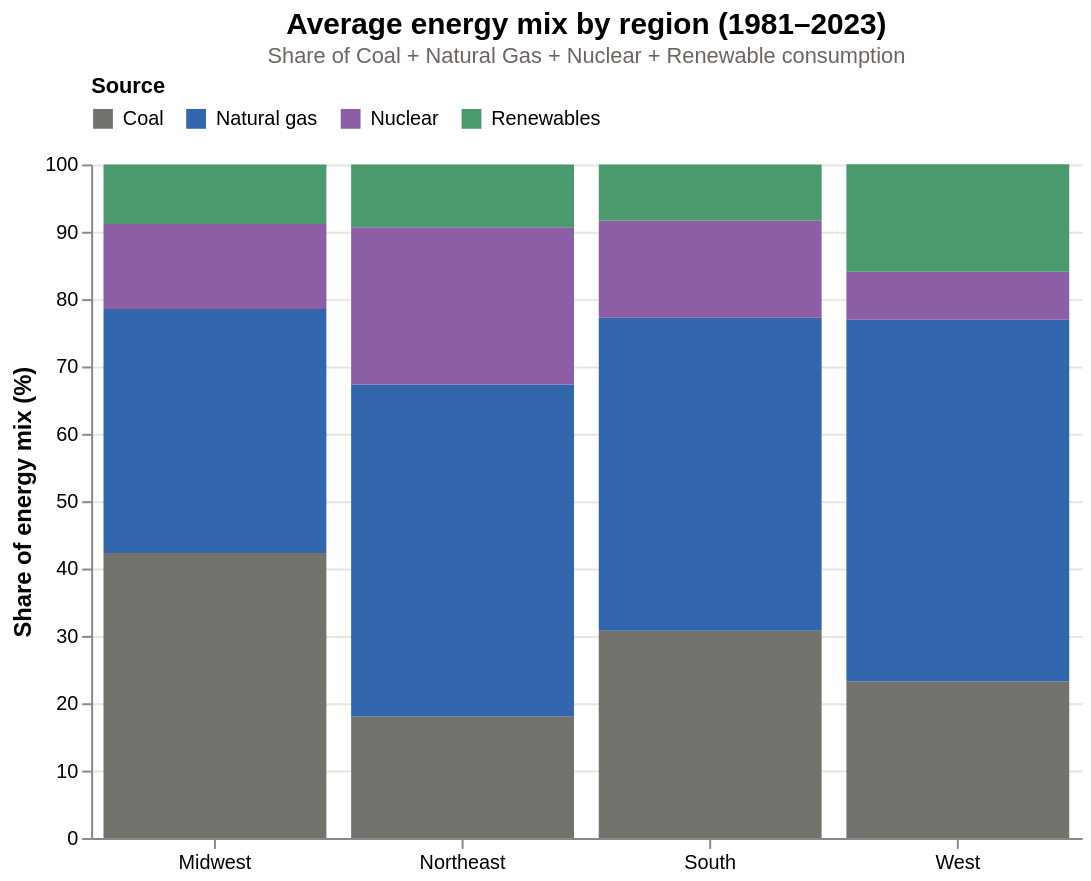

Here is the notebook cell this chart was saved with:
### Code cell
import altair as alt
import pandas as pd

regions = ['Midwest', 'Northeast', 'South', 'West']

data = pd.DataFrame([
    {'Region': r, 'Source': s, 'Share': v, 'Abs': a}
    for r, coal, gas, nuc, ren, ac, ag, an, ar in [
        ('Midwest',   42.30, 36.22, 12.62,  8.86, 556696, 476617, 166021, 116624),
        ('Northeast', 18.06, 49.25, 23.35,  9.33, 159576, 435162, 206312,  82450),
        ('South',     30.76, 46.46, 14.41,  8.37, 449986, 679733, 210810, 122450),
        ('West',      23.24, 53.71,  7.12, 15.94, 171015, 395218,  52380, 117271),
    ]
    for s, v, a in [
        ('Coal', coal, ac),
        ('Natural gas', gas, ag),
        ('Nuclear', nuc, an),
        ('Renewables', ren, ar),
    ]
])

color_scale = alt.Scale(
    domain=['Coal', 'Natural gas', 'Nuclear', 'Renewables'],
    range=['#73726c', '#3266ad', '#8b5ea5', '#4a9a6e']
)

order = ['Coal', 'Natural gas', 'Nuclear', 'Renewables']

chart = (
    alt.Chart(data)
    .mark_bar()
    .encode(
        x=alt.X('Region:N', title=None, axis=alt.Axis(labelAngle=0)),
        y=alt.Y('Share:Q', title='Share of energy mix (%)', stack='zero', scale=alt.Scale(domain=[0, 100])),
        color=alt.Color('Source:N', scale=color_scale,
                        sort=order,
                        legend=alt.Legend(title='Source', orient='top')),
        order=alt.Order('Source:N', sort='ascending'),
        tooltip=[
            alt.Tooltip('Region:N', title='Region'),
            alt.Tooltip('Source:N', title='Source'),
            alt.Tooltip('Share:Q', title='Share (%)', format='.1f'),
            alt.Tooltip('Abs:Q', title='Avg (bil. Btu)', format=',.0f'),
        ]
    )
    .properties(
        width=500,
        height=340,
        title=alt.TitleParams(
            text='Average energy mix by region (1981–2023)',
            subtitle='Share of Coal + Natural Gas + Nuclear + Renewable consumption',
            fontSize=15,
            subtitleFontSize=11,
            subtitleColor='#6b6560'
        )
    )
    .configure_axis(labelFont='sans-serif', titleFont='sans-serif', titleFontSize=12, gridColor='#e8e4df')
    .configure_view(strokeWidth=0)
)

chart

### Figure 1 — Vega-Lite specification as saved in the notebook (floating-point values rounded to 4 significant figures)
{"config": {"view": {"continuousWidth": 300, "continuousHeight": 300, "strokeWidth": 0}, "axis": {"gridColor": "#e8e4df", "labelFont": "sans-serif", "titleFont": "sans-serif", "titleFontSize": 12}}, "data": {"name": "data-cce07c074ab6b57f440063b2c4ee246b"}, "mark": {"type": "bar"}, "encoding": {"color": {"field": "Source", "legend": {"orient": "top", "title": "Source"}, "scale": {"domain": ["Coal", "Natural gas", "Nuclear", "Renewables"], "range": ["#73726c", "#3266ad", "#8b5ea5", "#4a9a6e"]}, "sort": ["Coal", "Natural gas", "Nuclear", "Renewables"], "type": "nominal"}, "order": {"field": "Source", "sort": "ascending", "type": "nominal"}, "tooltip": [{"field": "Region", "title": "Region", "type": "nominal"}, {"field": "Source", "title": "Source", "type": "nominal"}, {"field": "Share", "format": ".1f", "title": "Share (%)", "type": "quantitative"}, {"field": "Abs", "format": ",.0f", "title": "Avg (bil. Btu)", "type": "quantitative"}], "x": {"axis": {"labelAngle": 0}, "field": "Region", "title": null, "type": "nominal"}, "y": {"field": "Share", "scale": {"domain": [0, 100]}, "stack": "zero", "title": "Share of energy mix (%)", "type": "quantitative"}}, "height": 340, "title": {"text": "Average energy mix by region (1981–2023)", "fontSize": 15, "subtitle": "Share of Coal + Natural Gas + Nuclear + Renewable consumption", "subtitleColor": "#6b6560", "subtitleFontSize": 11}, "width": 500, "$schema": "https://vega.github.io/schema/vega-lite/v5.8.0.json", "datasets": {"data-cce07c074ab6b57f440063b2c4ee246b": [{"Region": "Midwest", "Source": "Coal", "Share": 42.3, "Abs": 556696}, {"Region": "Midwest", "Source": "Natural gas", "Share": 36.22, "Abs": 476617}, {"Region": "Midwest", "Source": "Nuclear", "Share": 12.62, "Abs": 166021}, {"Region": "Midwest", "Source": "Renewables", "Share": 8.86, "Abs": 116624}, {"Region": "Northeast", "Source": "Coal", "Share": 18.06, "Abs": 159576}, {"Region": "Northeast", "Source": "Natural gas", "Share": 49.25, "Abs": 435162}, {"Region": "Northeast", "Source": "Nuclear", "Share": 23.35, "Abs": 206312}, {"Region": "Northeast", "Source": "Renewables", "Share": 9.33, "Abs": 82450}, {"Region": "South", "Source": "Coal", "Share": 30.76, "Abs": 449986}, {"Region": "South", "Source": "Natural gas", "Share": 46.46, "Abs": 679733}, {"Region": "South", "Source": "Nuclear", "Share": 14.41, "Abs": 210810}, {"Region": "South", "Source": "Renewables", "Share": 8.37, "Abs": 122450}, {"Region": "West", "Source": "Coal", "Share": 23.24, "Abs": 171015}, {"Region": "West", "Source": "Natural gas", "Share": 53.71, "Abs": 395218}, {"Region": "West", "Source": "Nuclear", "Share": 7.12, "Abs": 52380}, {"Region": "West", "Source": "Renewables", "Share": 15.94, "Abs": 117271}]}}
